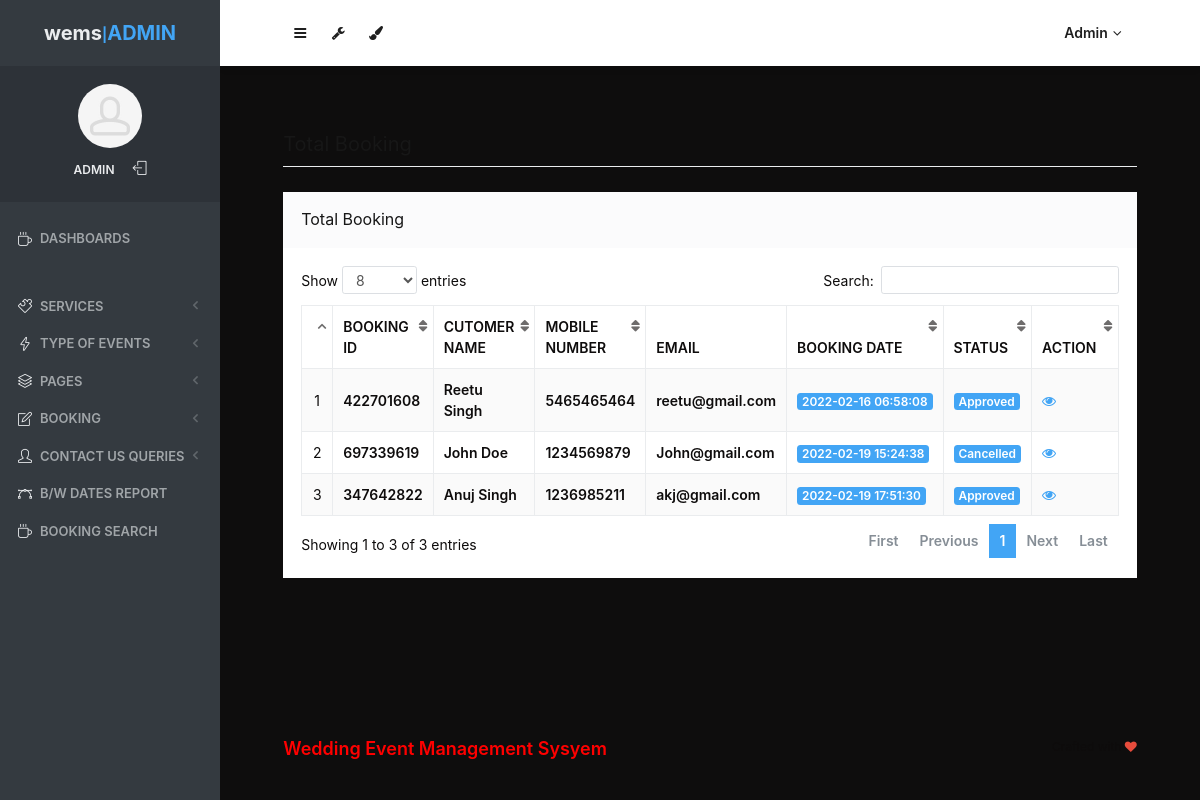
The page /wems/admin/all-booking.php (signed in) on the database its author committed.
### tables this page shows
CREATE TABLE `tblbooking` (
  `ID` int(10) NOT NULL,
  `BookingID` int(10) DEFAULT NULL,
  `ServiceID` int(10) DEFAULT NULL,
  `UserID` int(5) DEFAULT NULL,
  `BookingFrom` date DEFAULT NULL,
  `BookingTo` date DEFAULT NULL,
  `EventType` varchar(200) DEFAULT NULL,
  `Numberofguest` int(10) DEFAULT NULL,
  `Message` mediumtext DEFAULT NULL,
  `BookingDate` timestamp NULL DEFAULT current_timestamp(),
  `Remark` varchar(200) DEFAULT NULL,
  `Status` varchar(200) DEFAULT NULL,
  `UpdationDate` timestamp NULL DEFAULT NULL ON UPDATE current_timestamp()
);

CREATE TABLE `tbluser` (
  `ID` int(10) NOT NULL,
  `FullName` varchar(200) DEFAULT NULL,
  `MobileNumber` bigint(10) DEFAULT NULL,
  `Email` varchar(200) DEFAULT NULL,
  `Password` varchar(200) DEFAULT NULL,
  `RegDate` timestamp NULL DEFAULT current_timestamp()
);

### wems/admin/all-booking.php (the view, shortened to what this page needs)
<?php
include('includes/dbconnection.php');
if (strlen($_SESSION['odmsaid']==0)) {
  header('location:logout.php');
  } else{
  ?>
<!doctype html>
<html lang="en" class="no-focus">
    <head>
        <link rel="stylesheet" href="assets/js/plugins/datatables/dataTables.bootstrap4.min.css">
        <link rel="stylesheet" id="css-main" href="assets/css/codebase.min.css">
    </head>
    <body>
        <div id="page-container" class="sidebar-o sidebar-inverse side-scroll page-header-fixed main-content-narrow">
           <?php include_once('includes/sidebar.php');?>
          <?php include_once('includes/header.php');?>
            <main id="main-container">
                <div class="content">
                    <h2 class="content-heading">Total Booking</h2>
                    <div class="block">
                        <div class="block-header block-header-default">
                            <h3 class="block-title">Total Booking</h3>
                        </div>
                        <div class="block-content block-content-full">
                            <table class="table table-bordered table-striped table-vcenter js-dataTable-full-pagination">
                                <thead>
                                    <tr>
                                        <th class="text-center"></th>
                                        <th>Booking ID</th>
                                        <th class="d-none d-sm-table-cell">Cutomer Name</th>
                                        <th class="d-none d-sm-table-cell">Mobile Number</th>
                                        <th class="d-none d-sm-table-cell">Email</th>
                                        <th class="d-none d-sm-table-cell">Booking Date</th>
                                        <th class="d-none d-sm-table-cell">Status</th>
                                        <th class="d-none d-sm-table-cell" style="width: 15%;">Action</th>
                                       </tr>
                                </thead>
                                <tbody>
                                    <?php
$sql="SELECT tbluser.FullName,tbluser.MobileNumber,tbluser.Email,tblbooking.ID as bid,tblbooking.BookingID,tblbooking.BookingDate,tblbooking.Status,tblbooking.ID from tblbooking join tbluser on tbluser.ID=tblbooking.UserID";
$query = $dbh -> prepare($sql);
$query->execute();
$results=$query->fetchAll(PDO::FETCH_OBJ);
$cnt=1;
if($query->rowCount() > 0)
{
foreach($results as $row)
{               ?>
                                    <tr>
                                        <td class="text-center"><?php echo htmlentities($cnt);?></td>
                                        <td class="font-w600"><?php  echo htmlentities($row->BookingID);?></td>
                                        <td class="font-w600"><?php  echo htmlentities($row->FullName);?></td>
                                        <td class="font-w600"><?php  echo htmlentities($row->MobileNumber);?></td>
                                        <td class="font-w600"><?php  echo htmlentities($row->Email);?></td>
                                        <td class="font-w600">
                                            <span class="badge badge-primary"><?php  echo htmlentities($row->BookingDate);?></span>
                                        </td>
                                        <?php if($row->Status==""){ ?>
                     <td class="font-w600"><?php echo "Not Updated Yet"; ?></td>
<?php } else { ?>
                                        <td class="d-none d-sm-table-cell">
                                            <span class="badge badge-primary"><?php  echo htmlentities($row->Status);?></span>
                                        </td>
<?php } ?>
                                         <td class="d-none d-sm-table-cell"><a href="view-booking-detail.php?editid=<?php echo htmlentities ($row->ID);?>&&bookingid=<?php echo htmlentities ($row->BookingID);?>"><i class="fa fa-eye" aria-hidden="true"></i></a></td>
                                    </tr>
                                    <?php $cnt=$cnt+1;}} ?>
                                </tbody>
                            </table>
                        </div>
                    </div>
                </div>
            </main>
           <?php include_once('includes/footer.php');?>
        </div>
    </body>
</html>
<?php }  ?>

### wems/admin/includes/sidebar.php (shortened to what this page needs)
     <?php
include('includes/dbconnection.php');
if (strlen($_SESSION['odmsaid']==0)) {
  header('location:logout.php');
  } else{
  ?>
   <nav id="sidebar">
                <div id="sidebar-scroll">
                    <div class="sidebar-content">
                        <div class="content-header content-header-fullrow px-15">
                            <div class="content-header-section text-center align-parent sidebar-mini-hidden">
                                <div class="content-header-item">
                                    <a class="link-effect font-w700" href="dashboard.php">
                                        <span class="font-size-xl text-dual-primary-dark">wems</span>|<span class="font-size-xl text-primary">ADMIN</span>
                                    </a>
                                </div>
                            </div>
                        </div>
                        <div class="content-side content-side-full content-side-user px-10 align-parent">
                            <div class="sidebar-mini-hidden-b text-center">
                                <a class="img-link" href="dashboard.php">
                                    <img class="img-avatar" src="assets/img/avatars/avatar15.jpg" alt="">
                                </a>
                                <ul class="list-inline mt-10">
                                    <?php
$aid=$_SESSION['odmsaid'];
$sql="SELECT AdminName from  tbladmin where ID=:aid";
$query = $dbh -> prepare($sql);
$query->bindParam(':aid',$aid,PDO::PARAM_STR);
$query->execute();
$results=$query->fetchAll(PDO::FETCH_OBJ);
$cnt=1;
if($query->rowCount() > 0)
{
foreach($results as $row)
{               ?>
                                    <li class="list-inline-item">
                                        <a class="link-effect text-dual-primary-dark font-size-xs font-w600 text-uppercase" href="admin-profile.php"><?php  echo $row->AdminName;?></a>
                                    </li><?php $cnt=$cnt+1;}} ?>
                                    <li class="list-inline-item">
                                        <a class="link-effect text-dual-primary-dark" href="logout.php">
                                            <i class="si si-logout"></i>
                                        </a>
                                    </li>
                                </ul>
                            </div>
                        </div>
                        <div class="content-side content-side-full">
                            <ul class="nav-main">
                                <li class="open">
                                    <a href="dashboard.php"><i class="si si-cup"></i><span class="sidebar-mini-hide">Dashboards</span></a>
                                </li>
                                <li class="nav-main-heading"><span class="sidebar-mini-visible">UI</span><span class="sidebar-mini-hidden"></span></li>
                                <li>
                                    <a class="nav-submenu" data-toggle="nav-submenu"><i class="si si-puzzle"></i><span class="sidebar-mini-hide"></span>Services</a>
                                </li>
                                <li>
                                    <a class="nav-submenu" data-toggle="nav-submenu" href="#"><i class="si si-energy"></i><span class="sidebar-mini-hide">Type of Events</span></a>
                                </li>
                                <li>
                                    <a class="nav-submenu" data-toggle="nav-submenu" href="#"><i class="si si-layers"></i><span class="sidebar-mini-hide">Pages</span></a>
                                </li>
                                <li>
                                    <a class="nav-submenu" data-toggle="nav-submenu" href="#"><i class="si si-note"></i><span class="sidebar-mini-hide">Booking</span></a>
                                </li>
                                <li>
                                    <a class="nav-submenu" data-toggle="nav-submenu" href="#"><i class="si si-user"></i><span class="sidebar-mini-hide">Contact Us Queries</span></a>
                                </li>
                                <li>
                                    <a  href="between-dates-report.php"><i class="si si-vector"></i><span class="sidebar-mini-hide">B/w Dates Report</span></a>
                                </li>
                     <li>
                                    <a href="booking-search.php"><i class="si si-cup"></i><span class="sidebar-mini-hide">Booking Search</span></a>
                                </li>
                            </ul>
                        </div>
                    </div>
                </div>
            </nav>
           <?php }  ?>

### wems/admin/includes/header.php (shortened to what this page needs)
   <?php
include('includes/dbconnection.php');
if (strlen($_SESSION['odmsaid']==0)) {
  header('location:logout.php');
  } else{
  ?>
            <header id="page-header">
                <div class="content-header">
                    <div class="content-header-section">
                        <button type="button" class="btn btn-circle btn-dual-secondary" data-toggle="layout" data-action="sidebar_toggle">
                            <i class="fa fa-navicon"></i>
                        </button>
                        <div class="btn-group" role="group">
                            <button type="button" class="btn btn-circle btn-dual-secondary" id="page-header-options-dropdown" data-toggle="dropdown" aria-haspopup="true" aria-expanded="false">
                                <i class="fa fa-wrench"></i>
                            </button>
                        </div>
                        <div class="btn-group" role="group">
                            <button type="button" class="btn btn-circle btn-dual-secondary" id="page-header-themes-dropdown" data-toggle="dropdown" aria-haspopup="true" aria-expanded="false">
                                <i class="fa fa-paint-brush"></i>
                            </button>
                        </div>
                    </div>
                    <div class="content-header-section">
                        <div class="btn-group" role="group">
                            <?php
$aid=$_SESSION['odmsaid'];
$sql="SELECT AdminName from  tbladmin where ID=:aid";
$query = $dbh -> prepare($sql);
$query->bindParam(':aid',$aid,PDO::PARAM_STR);
$query->execute();
$results=$query->fetchAll(PDO::FETCH_OBJ);
$cnt=1;
if($query->rowCount() > 0)
{
foreach($results as $row)
{               ?>
                            <button type="button" class="btn btn-rounded btn-dual-secondary" id="page-header-user-dropdown" data-toggle="dropdown" aria-haspopup="true" aria-expanded="false">
                                <?php  echo $row->AdminName;?><i class="fa fa-angle-down ml-5"></i>
                            </button>
                            <?php $cnt=$cnt+1;}} ?>
                        </div>
                    </div>
                </div>
            </header>
            <?php }  ?>

### wems/admin/includes/footer.php
<footer id="page-footer" class="opacity-0">
    <div class="content py-20 font-size-xs clearfix">
        <div class="float-right">
            Crafted with <i class="fa fa-heart text-pulse"></i>
        </div>
        <div class="float-left">
           <h5 style="color: red"> Wedding Event Management Sysyem </h5>
        </div>
    </div>
</footer>

### rows shown on the page
tblbooking: BookingID "422701608", UserID.FullName "Reetu Singh", UserID.MobileNumber "5465465464", UserID.Email "reetu@gmail.com", BookingDate "2022-02-16 06:58:08", Status "Approved"
tblbooking: BookingID "697339619", UserID.FullName "John Doe", UserID.MobileNumber "1234569879", UserID.Email "John@gmail.com", BookingDate "2022-02-19 15:24:38", Status "Cancelled"
tblbooking: BookingID "347642822", UserID.FullName "Anuj Singh", UserID.MobileNumber "1236985211", UserID.Email "akj@gmail.com", BookingDate "2022-02-19 17:51:30", Status "Approved"

### other values the page prints
$row->AdminName "ADMIN"
$row->AdminName "Admin"
